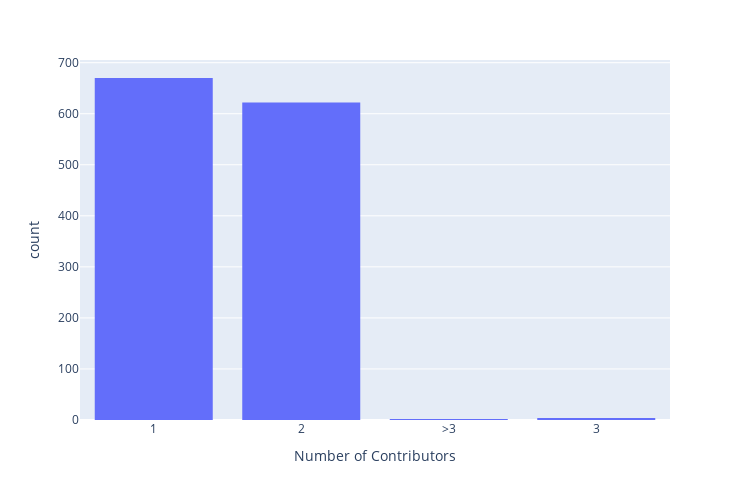

Source (notebook cell):
### Code cell
px.histogram(categorical.contributors.values, height=500, width = 750, labels={'value': "Number of Contributors", 'count': ""}).update_layout(showlegend=False)

### Figure 1 — Plotly figure (JSON) as saved in the notebook; plotly's stock layout.template omitted (floating-point values rounded to 4 significant figures; data arrays with more than 128 entries replaced by an {"elided": "..."} marker saying what was removed)
{"data": [{"alignmentgroup": "True", "bingroup": "x", "hovertemplate": "variable=0<br>Number of Contributors=%{x}<br>count=%{y}<extra></extra>", "legendgroup": "0", "marker": {"color": "#636efa", "pattern": {"shape": ""}}, "name": "0", "offsetgroup": "0", "orientation": "v", "showlegend": true, "type": "histogram", "x": {"elided": "1298 str values"}, "xaxis": "x", "yaxis": "y"}], "layout": {"barmode": "relative", "height": 500, "legend": {"title": {"text": "variable"}, "tracegroupgap": 0}, "margin": {"t": 60}, "showlegend": false, "width": 750, "xaxis": {"anchor": "y", "domain": [0, 1], "title": {"text": "Number of Contributors"}}, "yaxis": {"anchor": "x", "domain": [0, 1], "title": {"text": "count"}}}}
